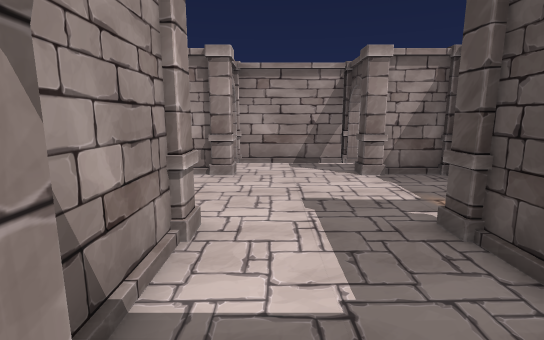
view 1 (above)

22 first-person views from a walk through a scene from a Unity 3-D project. The camera is 1.4 m above the floor, tilts 10° down and sees 85° across. The floor is counted in squares, 1 m on a side. Each view is taken from the middle of a square. On the plan, view 1 faces up. The plan holds only what a view shows up to about 14 squares ahead; the rest is blank.

view 2
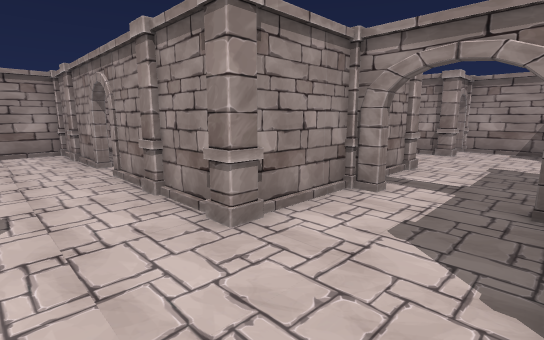

view 3
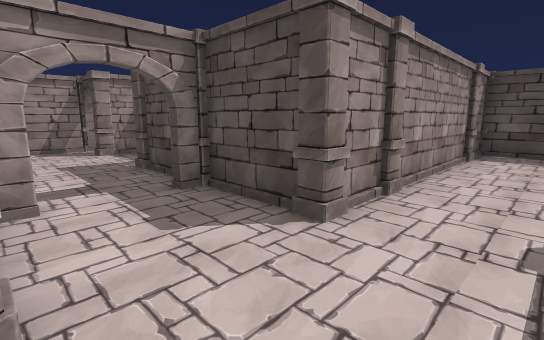

view 4
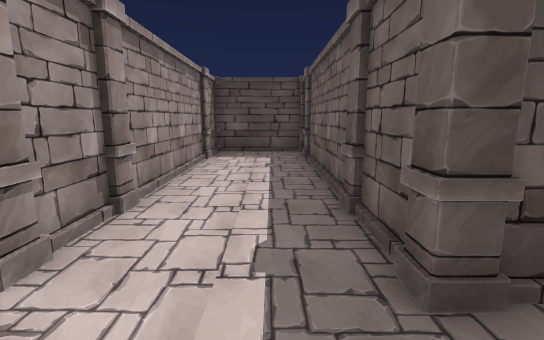

view 5
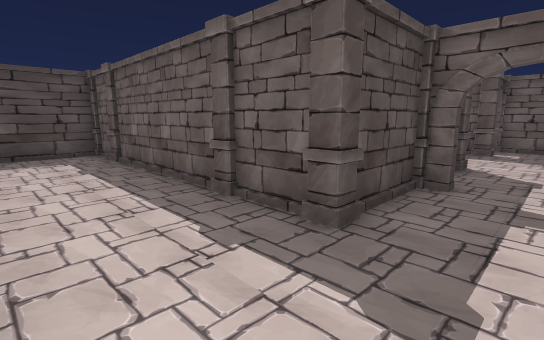

view 6
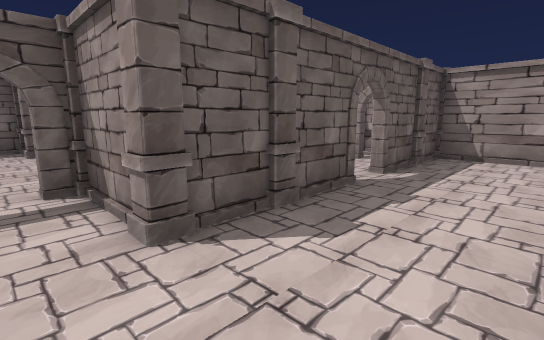

view 7
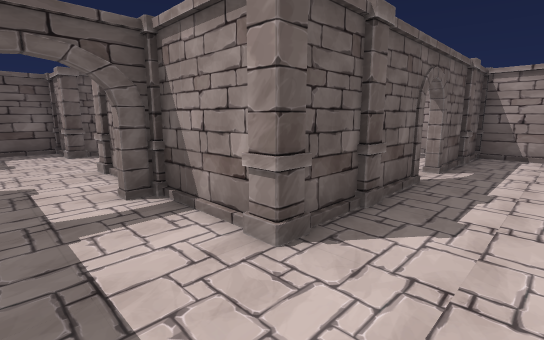

view 8
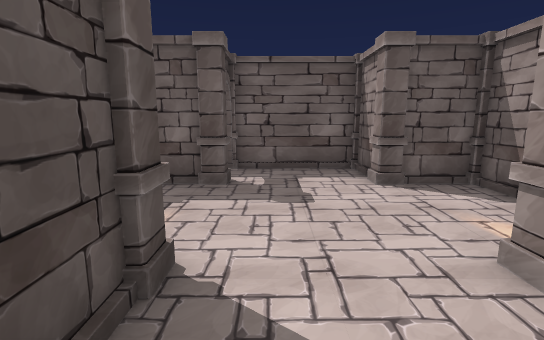

view 9
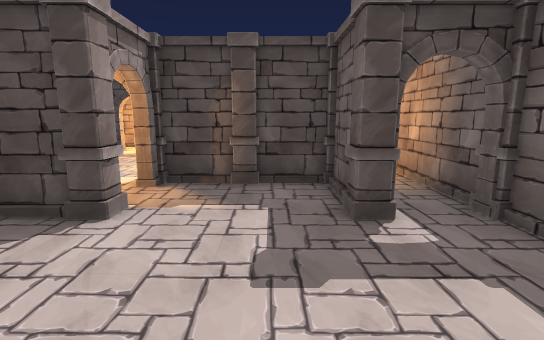

view 10
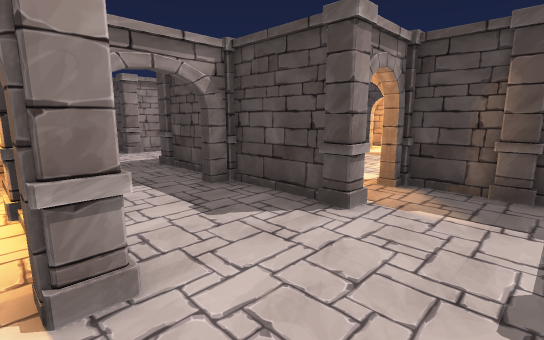

view 11
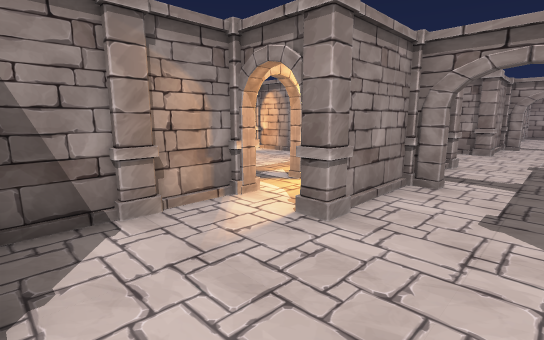

view 12
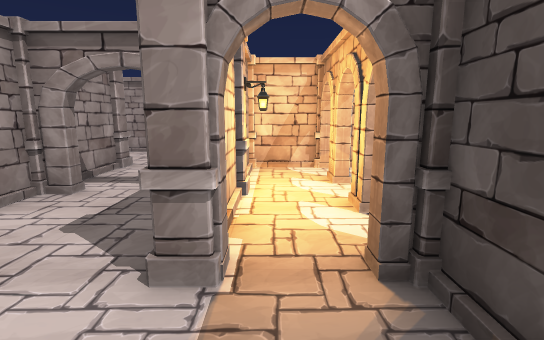

view 13
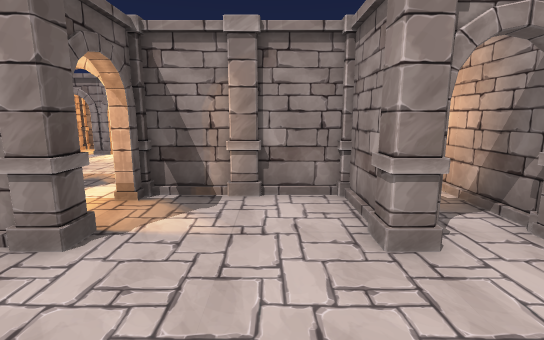

view 14
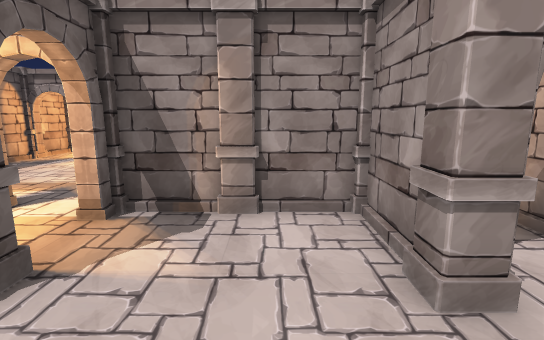

view 15
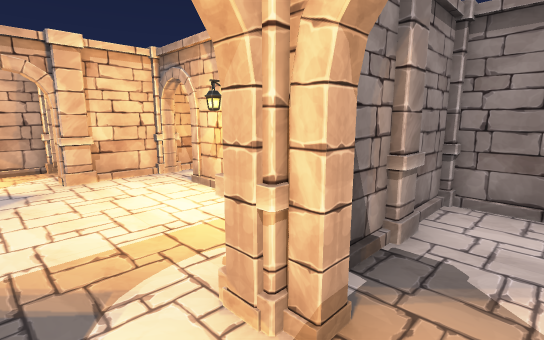

view 16
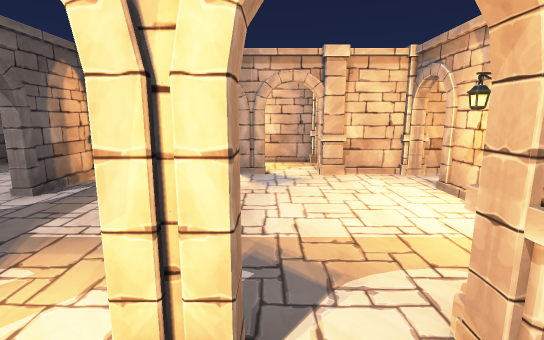

view 17
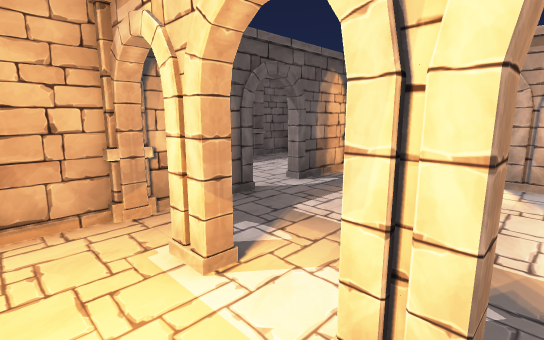

view 18
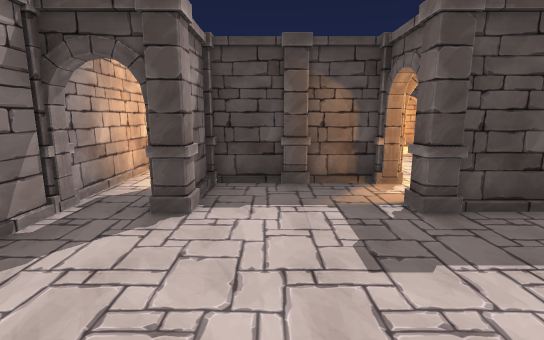

view 19
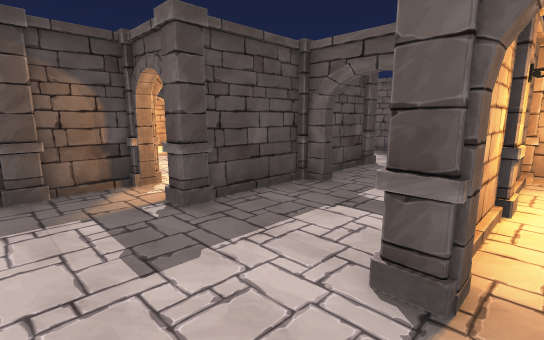

view 20
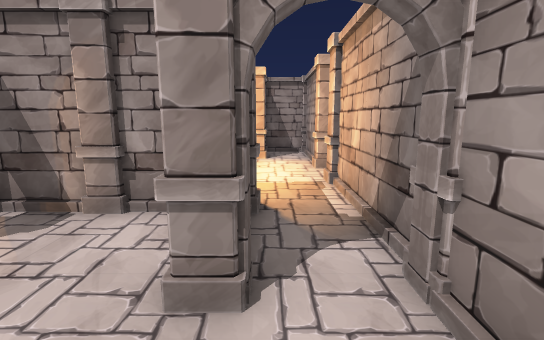

view 21
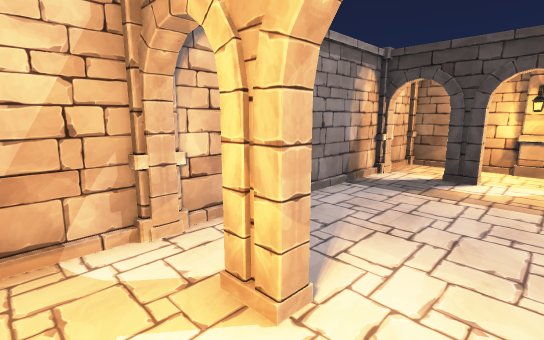

view 22
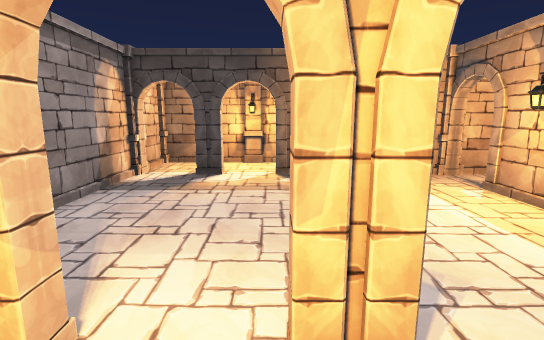

### Floor plan
Key: @ floor where view 1 was taken; # wall or solid block; x gap in a wall; . floor; P pillar; L lamp; O other object.
Columns run from 12 left of view 1 to 13 right of it. Each row starts with its distance up from view 1.
 10      P
  9   ###PP##########
  8    P....PP#P..P##
  7    #    #..P..P.##
  6   ##    #P......P#
  5   ####  #.......##
  4  ##P....P#.P..PP##
  3  #PP....P#.#..###
  2  ###....##.#..#
  1   ##....##OP..#
  0    #....##O#@.#
 -1   ##....####..#
 -2 #####x######..###########
 -3 #..P.....P.P..P..P.....P.P
 -4 #........................#
 -5 #........................#
 -6 ##P######P#P..P#P######P#P
 -7    ##     #...####    ####
 -8           #...###     ####
 -9           ##..PL#      ##P
-10           #...#.#      ###
-11          ##...#.#
-12          ##P..P.#
-13         ##P...P.##
-14         #P......P#
-15         #.......##
-16         ###P..P###
-17           #...P#
-18           PP##P#
-19           PP  P

Positions as (right, up) in squares from view 1, and headings:
1: (0, 0), facing up
2: (2, -5), facing up-left
3: (-1, -5), facing up-right
4: (0, -5), facing right
5: (0, -3), facing down-right
6: (0, -3), facing down-left
7: (1, -4), facing down-left
8: (1, -10), facing down
9: (-2, -15), facing right
10: (-2, -15), facing up-right
11: (1, -16), facing up-left
12: (3, -15), facing up
13: (2, 6), facing left
14: (1, 6), facing left
15: (-2, 2), facing up-left
16: (-2, 2), facing left
17: (-2, 2), facing down-left
18: (-2, 6), facing right
19: (-2, 6), facing down-right
20: (1, 8), facing left
21: (3, -10), facing up-right
22: (3, -10), facing right
